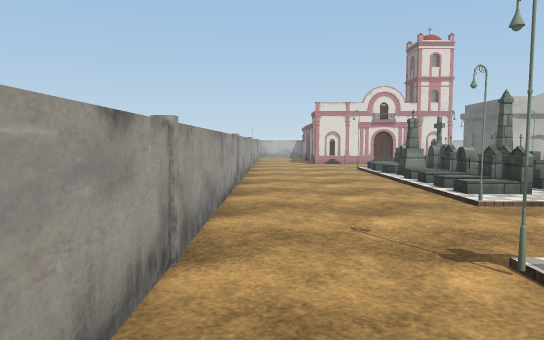
[1] (above)

22 first-person views from a walk through a Unity game level. The camera is 1.2 m above the floor, tilts 4° down and sees 70° across. The floor is counted in squares, 1 m on a side. Each view is taken from the middle of a square. On the plan, view 1 faces up. The plan holds only what a view shows up to about 15 squares ahead; the rest is blank. The player is left out. Some surface patterns are stand-ins.

[2]
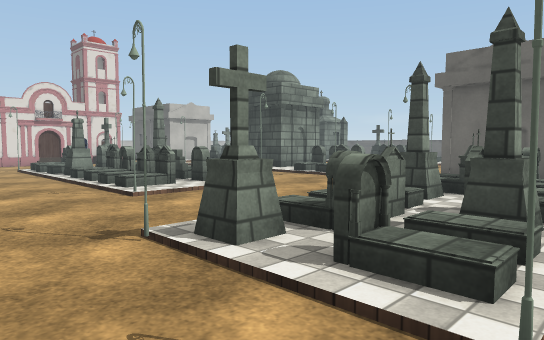

[3]
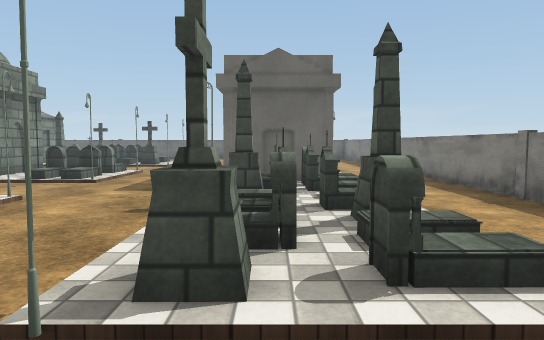

[4]
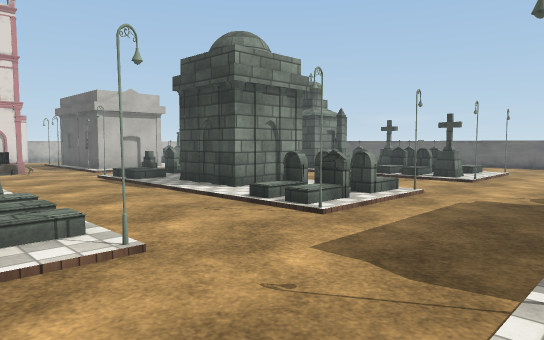

[5]
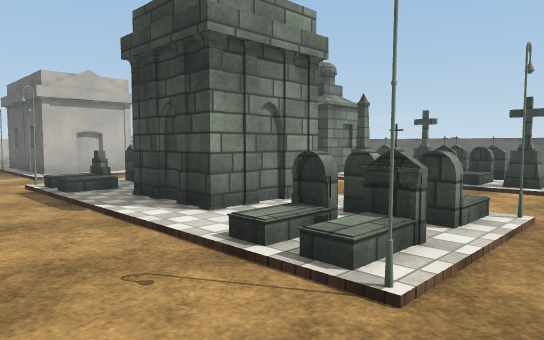

[6]
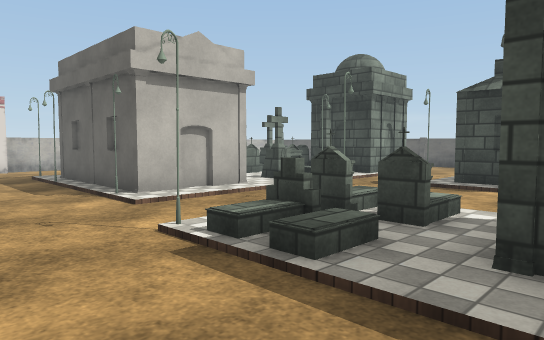

[7]
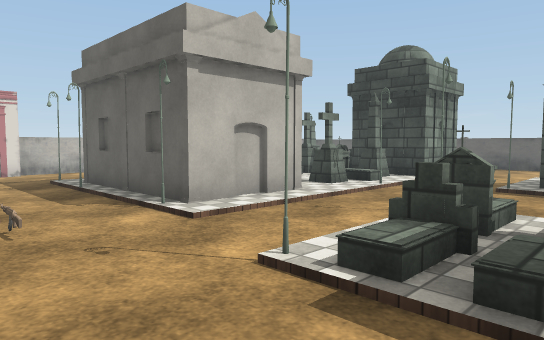

[8]
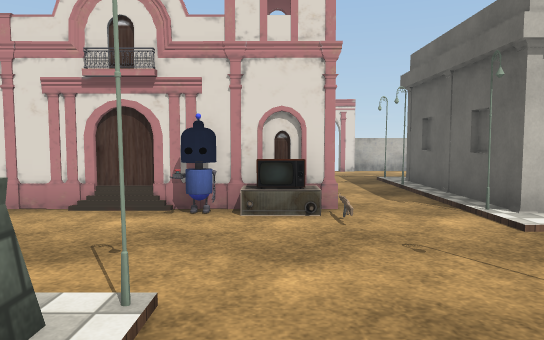

[9]
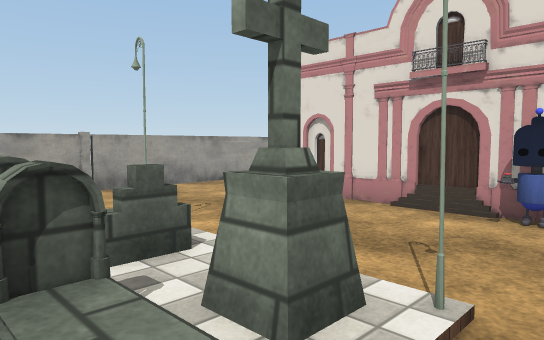

[10]
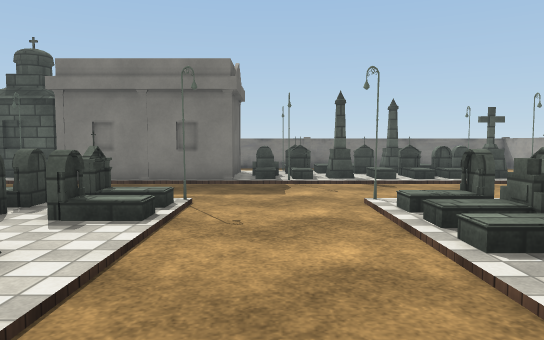

[11]
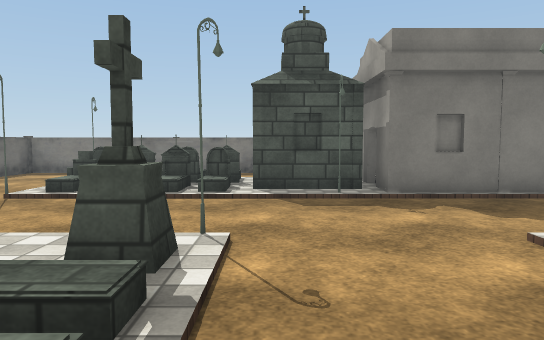

[12]
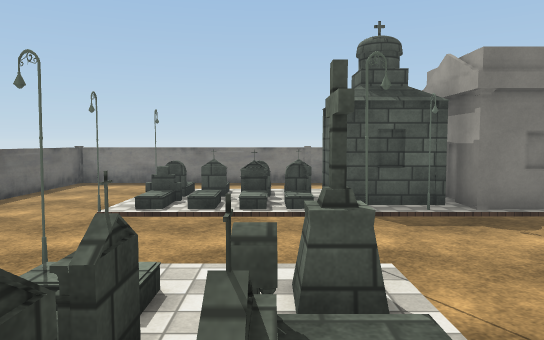

[13]
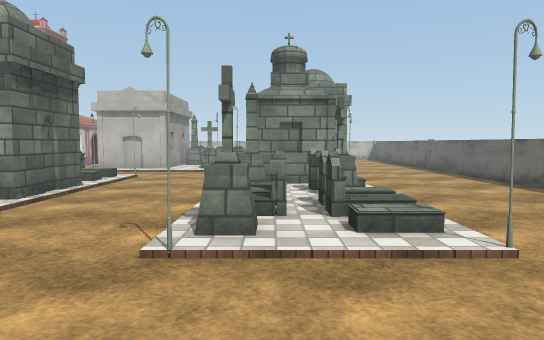

[14]
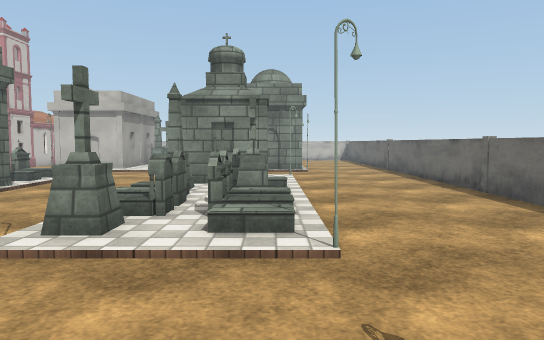

[15]
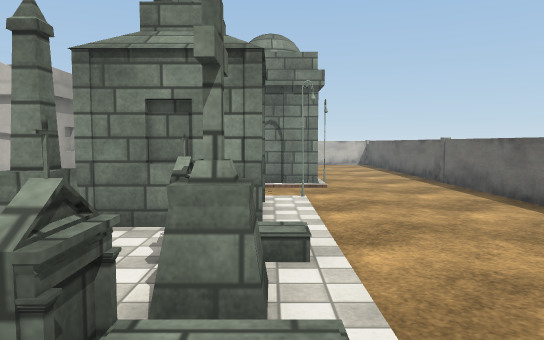

[16]
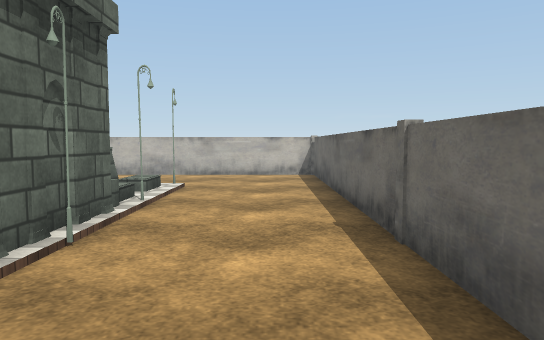

[17]
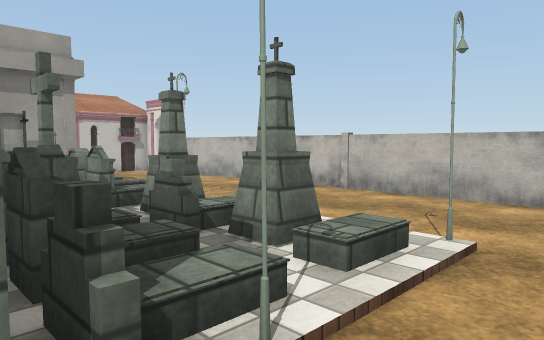

[18]
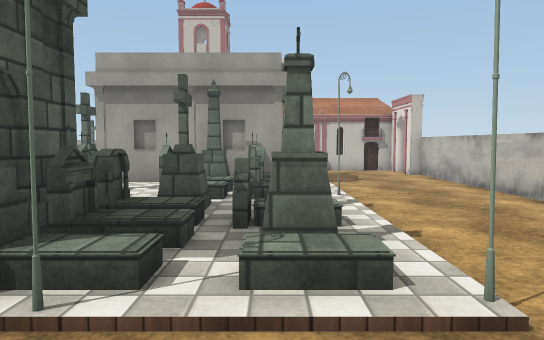

[19]
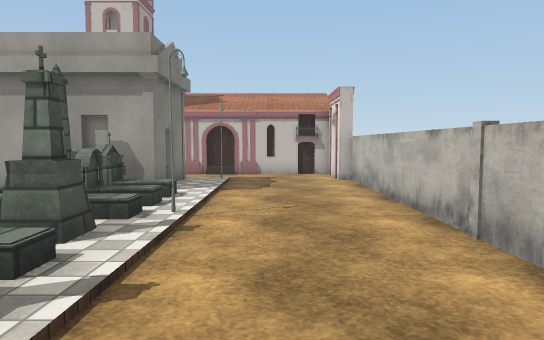

[20]
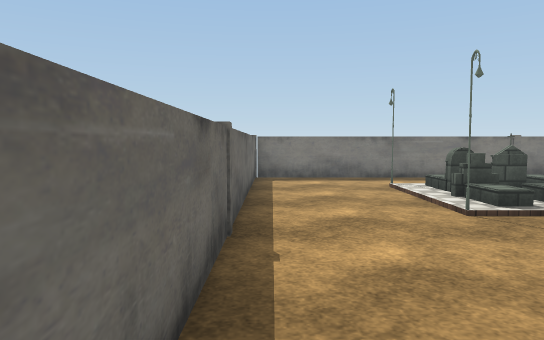

[21]
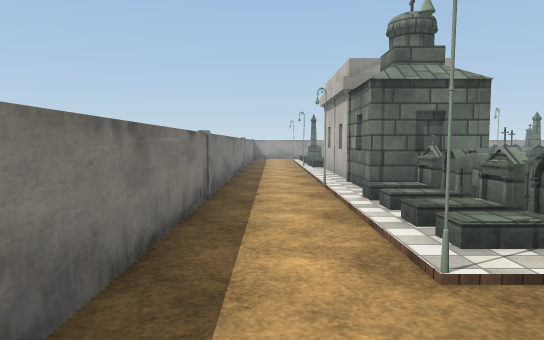

[22]
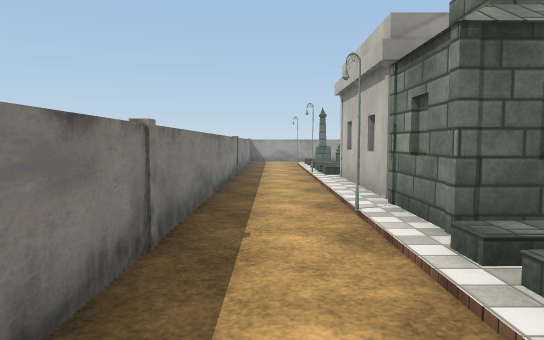

### Floor plan
Key: @ floor where view 1 was taken; # wall or solid block; . main floor; : floor 0.5 m higher than the main floor; / step, stairs or slope; T tombstone; O other object.
Columns run from 1 left of view 1 to 29 right of it. Each row starts with its distance up from view 1.
 32              ##################
 31            #..................#
 30            #..................#
 29            #..................#
 28            #.............#....#
 27            #......//#T././....#
 26            #..###OTTTTTTT/....#
 25 #           ..O ##T::T////....#
 24 #           ..#  #TT:TTTT#....#
 23 #           ..#  #...  ###....#
 22 #.  #####O##..#  #.TTTT###....#
 21 #...  ...O....####..O..T##....#
 20 #.... ............../.. ......#
 19 #.....................  ......#
 18 # .. #...#...#...#.......#....#
 17 #     O.T..../TT ....T  T.....#
 16 #   ./T.T/...//T/....T# T.....#
 15 #..../T O/...//T/....####.....#
 14 #..../T O.....# T.............#
 13 #.....T  /....###....TTTO.....#
 12 #..../ TT.....###.... /TT.....#
 11 #..../T.T/....TTT.... /T/.....#
 10 #..../ TT/.........../TT/.....#
  9 #..../T.T/...OTT  ...TTT/.....#
  8 #.......T#...OTTO....TT///....#
  7 #....#.......#...#.......#....#
  6 #.............................#
  5 #.............................#
  4 #.........................#...#
  3 #..#TO///TOO####O#TTT////O....#
  2 #...TTTT/TTT##   ####TTT/O....#
  1 # ..T//TT/TO##   # ##TTTTT....#
  0  @ .O/TT   /.###O####O/.//#...#
 -1  .    ........................#
 -2       ........................#
 -3         ......................#
 -4          ######################

Where each view was taken, in squares from view 1:
view 1: 0 up, 0 right, facing up
view 2: 1 down, 0 right, facing up-right
view 3: 2 up, 0 right, facing right
view 4: 3 up, 6 right, facing up-right
view 5: 6 up, 9 right, facing up-right
view 6: 13 up, 9 right, facing up-right
view 7: 15 up, 9 right, facing up-right
view 8: 15 up, 9 right, facing up
view 9: 15 up, 9 right, facing up-left
view 10: 15 up, 10 right, facing down
view 11: 12 up, 19 right, facing down
view 12: 12 up, 21 right, facing down
view 13: 3 up, 21 right, facing up
view 14: 3 up, 23 right, facing up
view 15: 9 up, 23 right, facing up
view 16: 17 up, 27 right, facing up
view 17: 23 up, 26 right, facing up-left
view 18: 26 up, 27 right, facing left
view 19: 29 up, 25 right, facing left
view 20: 10 up, 28 right, facing down
view 21: 2 down, 28 right, facing left
view 22: 2 down, 24 right, facing left
